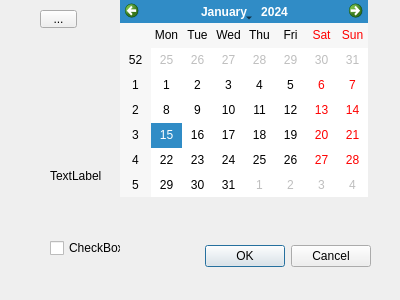
<?xml version="1.0" encoding="UTF-8"?>
<ui version="4.0">
 <class>Dialog</class>
 <widget class="QDialog" name="Dialog">
  <property name="geometry">
   <rect>
    <x>0</x>
    <y>0</y>
    <width>400</width>
    <height>300</height>
   </rect>
  </property>
  <property name="windowTitle">
   <string>Dialog</string>
  </property>
  <widget class="QDialogButtonBox" name="buttonBox">
   <property name="geometry">
    <rect>
     <x>30</x>
     <y>240</y>
     <width>341</width>
     <height>32</height>
    </rect>
   </property>
   <property name="orientation">
    <enum>Qt::Horizontal</enum>
   </property>
   <property name="standardButtons">
    <set>QDialogButtonBox::Cancel|QDialogButtonBox::Ok</set>
   </property>
  </widget>
  <widget class="QCheckBox" name="checkBox">
   <property name="geometry">
    <rect>
     <x>50</x>
     <y>240</y>
     <width>71</width>
     <height>16</height>
    </rect>
   </property>
   <property name="text">
    <string>CheckBox</string>
   </property>
  </widget>
  <widget class="QToolButton" name="toolButton">
   <property name="geometry">
    <rect>
     <x>40</x>
     <y>10</y>
     <width>37</width>
     <height>18</height>
    </rect>
   </property>
   <property name="text">
    <string>...</string>
   </property>
  </widget>
  <widget class="QLabel" name="label">
   <property name="geometry">
    <rect>
     <x>50</x>
     <y>170</y>
     <width>54</width>
     <height>12</height>
    </rect>
   </property>
   <property name="text">
    <string>TextLabel</string>
   </property>
  </widget>
  <widget class="QCalendarWidget" name="calendarWidget">
   <property name="geometry">
    <rect>
     <x>120</x>
     <y>0</y>
     <width>248</width>
     <height>197</height>
    </rect>
   </property>
  </widget>
 </widget>
 <resources/>
 <connections>
  <connection>
   <sender>buttonBox</sender>
   <signal>accepted()</signal>
   <receiver>Dialog</receiver>
   <slot>accept()</slot>
   <hints>
    <hint type="sourcelabel">
     <x>248</x>
     <y>254</y>
    </hint>
    <hint type="destinationlabel">
     <x>157</x>
     <y>274</y>
    </hint>
   </hints>
  </connection>
  <connection>
   <sender>buttonBox</sender>
   <signal>rejected()</signal>
   <receiver>Dialog</receiver>
   <slot>reject()</slot>
   <hints>
    <hint type="sourcelabel">
     <x>316</x>
     <y>260</y>
    </hint>
    <hint type="destinationlabel">
     <x>286</x>
     <y>274</y>
    </hint>
   </hints>
  </connection>
 </connections>
</ui>
